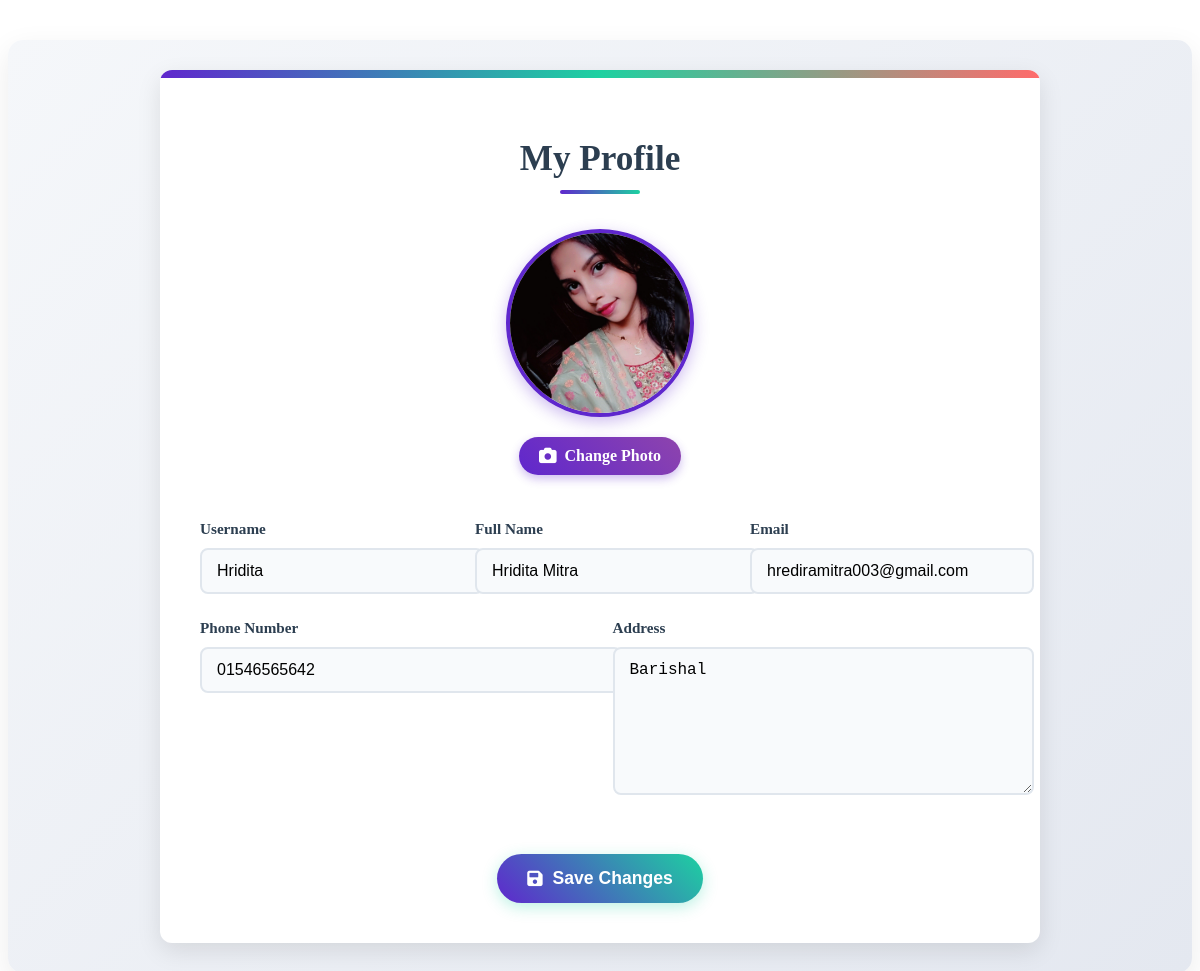
Screenshot of /profile.php (signed in) with the database file from the repository.
### tables this page shows
CREATE TABLE `users` (
  `id` int(11) NOT NULL,
  `username` varchar(50) NOT NULL,
  `name` varchar(100) DEFAULT NULL,
  `email` varchar(100) NOT NULL,
  `phone` varchar(20) DEFAULT NULL,
  `address` text DEFAULT NULL,
  `profile_photo` varchar(255) DEFAULT NULL,
  `password` varchar(255) NOT NULL,
  `created_at` timestamp NOT NULL DEFAULT current_timestamp()
);

### profile.php (the view, shortened to what this page needs)
<?php
require 'db_connection.php';
$user_stmt = $pdo->prepare("SELECT * FROM users WHERE id = ?");
$user_stmt->execute([$_SESSION['user_id']]);
$user = $user_stmt->fetch();
?>
<!DOCTYPE html>
<html lang="en">
<head>
    <link rel="stylesheet" href="static/css/profile.css">
    <link rel="stylesheet" href="https://cdnjs.cloudflare.com/ajax/libs/font-awesome/6.0.0/css/all.min.css">
</head>
<body>
    <div class="container">
        <div class="profile-container">
            <h2>My Profile</h2>
            <form method="POST" enctype="multipart/form-data" class="profile-form">
                <div class="profile-photo-section">
                    <div class="profile-photo-container">
                        <?php if (!empty($user['profile_photo'])): ?>
                            <img src="<?php echo htmlspecialchars($user['profile_photo']); ?>"
                                 alt="Profile Photo"
                                 class="profile-photo"
                                 onerror="this.onerror=null;this.src='static/media/default-profile.png'">
                        <?php else: ?>
                            <div class="default-profile-photo">
                                <i class="fas fa-user-circle"></i>
                            </div>
                        <?php endif; ?>
                    </div>
                    <div class="photo-upload">
                        <label for="profile-photo-input" class="upload-btn">
                            <i class="fas fa-camera"></i> Change Photo
                        </label>
                    </div>
                </div>
                <div class="form-group">
                    <label for="username">Username</label>
                    <input type="text" id="username" value="<?php echo htmlspecialchars($user['username']); ?>" readonly>
                </div>
                <div class="form-group">
                    <label for="name">Full Name</label>
                    <input type="text" id="name" name="name" value="<?php echo htmlspecialchars($user['name'] ?? ''); ?>" required>
                </div>
                <div class="form-group">
                    <label for="email">Email</label>
                    <input type="email" id="email" name="email" value="<?php echo htmlspecialchars($user['email']); ?>" required>
                </div>
                <div class="form-group">
                    <label for="phone">Phone Number</label>
                    <input type="tel" id="phone" name="phone" value="<?php echo htmlspecialchars($user['phone'] ?? ''); ?>">
                </div>
                <div class="form-group">
                    <label for="address">Address</label>
                    <textarea id="address" name="address"><?php echo htmlspecialchars($user['address'] ?? ''); ?></textarea>
                </div>
                <div class="form-actions">
                    <button type="submit" class="save-btn">
                        <i class="fas fa-save"></i> Save Changes
                    </button>
                </div>
            </form>
        </div>
    </div>
</body>
</html>

### static/css/profile.css (style rules this page uses)
.container { max-width: 1200px; margin: 40px auto; padding: 30px; background: linear-gradient(135deg, #f5f7fa 0%, #e4e8f0 100%); border-radius: 15px; box-shadow: 0 10px 30px rgba(0, 0, 0, 0.08); }
.profile-container { background: white; border-radius: 12px; box-shadow: 0 8px 25px rgba(0, 0, 0, 0.1); padding: 40px; max-width: 800px; margin: 0 auto; position: relative; overflow: hidden; }
.profile-container::before { content: ''; position: absolute; top: 0; left: 0; width: 100%; height: 8px; background: linear-gradient(90deg, #5f27cd, #1dd1a1, #ff6b6b); }
.profile-container h2 { color: #2c3e50; margin-bottom: 35px; text-align: center; font-size: 2.2rem; position: relative; padding-bottom: 15px; }
.profile-container h2::after { content: ''; position: absolute; bottom: 0; left: 50%; transform: translateX(-50%); width: 80px; height: 4px; background: linear-gradient(90deg, #5f27cd, #1dd1a1); border-radius: 2px; }
.profile-form { display: flex; flex-wrap: wrap; gap: 25px; }
.profile-photo-section { flex: 0 0 100%; display: flex; flex-direction: column; align-items: center; gap: 20px; margin-bottom: 20px; }
.profile-photo-container { width: 180px; height: 180px; border-radius: 50%; background: linear-gradient(135deg, #f5f7fa 0%, #e4e8f0 100%); display: flex; align-items: center; justify-content: center; overflow: hidden; border: 4px solid #5f27cd; box-shadow: 0 5px 15px rgba(95, 39, 205, 0.3); transition: all 0.3s ease; position: relative; }
.profile-photo { width: 100%; height: 100%; object-fit: cover; transition: transform 0.3s ease; }
.photo-upload { text-align: center; width: 100%; }
.upload-btn { background: linear-gradient(45deg, #5f27cd, #8e44ad); color: white; padding: 10px 20px; border-radius: 50px; cursor: pointer; display: inline-flex; align-items: center; gap: 8px; transition: all 0.3s ease; border: none; font-weight: 600; box-shadow: 0 4px 10px rgba(95, 39, 205, 0.3); }
.upload-btn i { font-size: 1.1rem; }
.form-group { flex: 1; min-width: 250px; position: relative; }
.form-group label { display: block; margin-bottom: 10px; font-weight: 600; color: #2c3e50; font-size: 0.95rem; }
.form-group input, .form-group textarea { width: 100%; padding: 12px 15px; border: 2px solid #e0e6ed; border-radius: 8px; font-size: 1rem; transition: all 0.3s ease; background-color: #f8fafc; }
.form-group textarea { min-height: 120px; resize: vertical; }
.form-actions { flex: 0 0 100%; text-align: center; margin-top: 30px; }
.save-btn { background: linear-gradient(45deg, #5f27cd, #1dd1a1); color: white; border: none; padding: 14px 30px; border-radius: 50px; cursor: pointer; font-size: 1.1rem; font-weight: 600; transition: all 0.3s ease; box-shadow: 0 4px 15px rgba(29, 209, 161, 0.3); display: inline-flex; align-items: center; gap: 10px; }
.save-btn i { font-size: 1.1rem; }

### rows the page displays
users: profile_photo (picture), username "Hridita", name "Hridita Mitra", email "hrediramitra003@gmail.com", phone "01546565642", address "Barishal"
